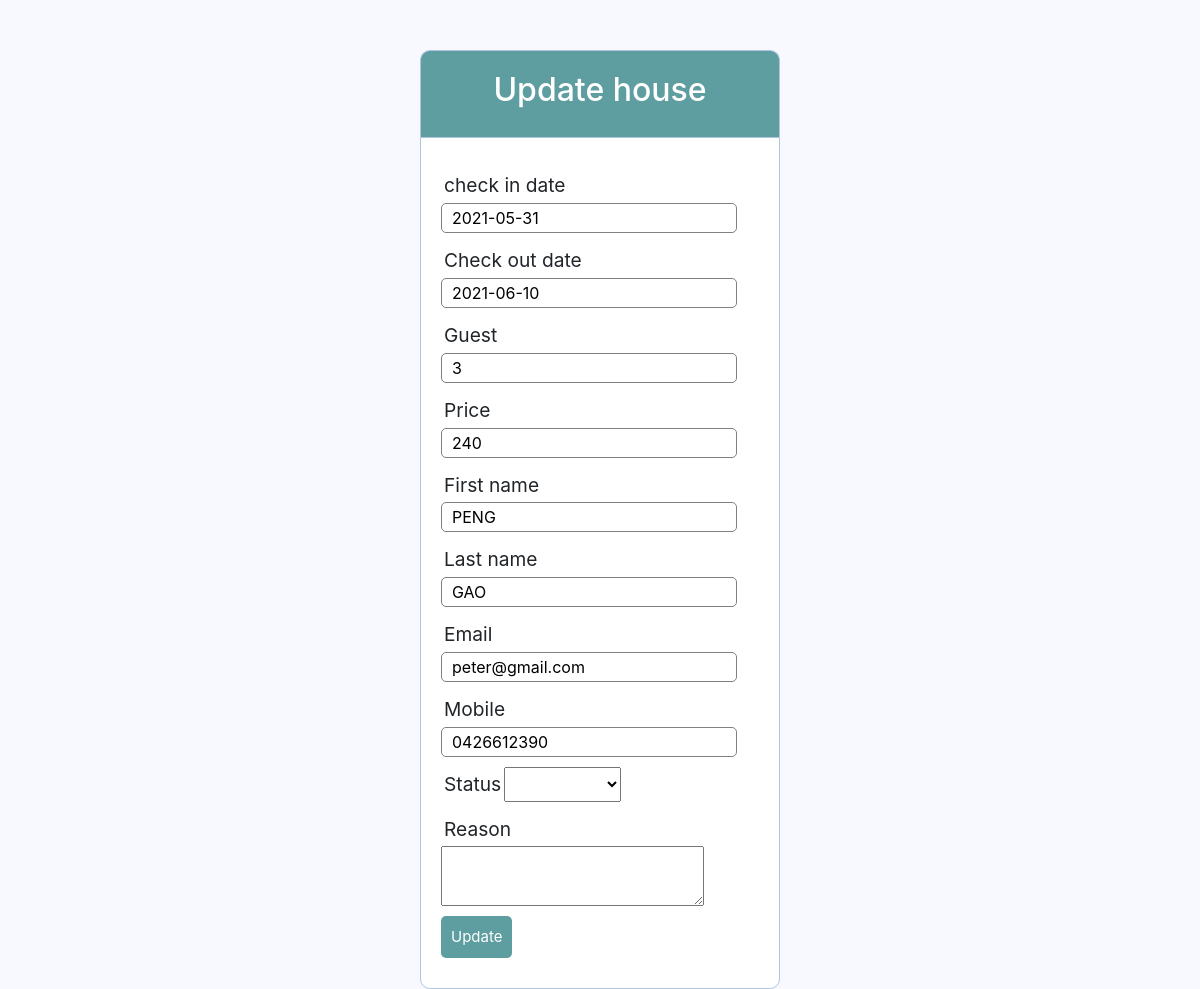
/admin/host_CRUD/update_order.php?id=1, run on the app's committed database.
### tables this page shows
CREATE TABLE `booking` (
    `id` int(11) NOT NULL AUTO_INCREMENT PRIMARY KEY,
     
     
    `con_checkin` varchar(100) NOT NULL,
    `con_checkout` varchar(100) NOT NULL,
    `con_guest` varchar(100) NOT NULL,
    `con_price` varchar(100) NOT NULL,
    `b_first_name` varchar(100) NOT NULL,
    `b_last_name` varchar(100) NOT NULL,
    `b_email` varchar(100) NOT NULL,
    `b_mobile` varchar(100) NOT NULL,
    `b_status` varchar(100) NOT NULL,
    `b_reason` varchar(100) NOT NULL
);

### admin/host_CRUD/update_order.php (the view, shortened to what this page needs)
<?php
include "../../db_conn.php";
if (isset($_GET['id'])) {
    function validate($data)
    {
        $data = trim($data);
        $data = stripslashes($data);
        $data = htmlspecialchars($data);
        return $data;
    }
    $id = validate($_GET['id']);
    $sql = "SELECT * FROM booking WHERE id=$id";
    $result = mysqli_query($db, $sql);
    if (mysqli_num_rows($result) > 0) {
        $row = mysqli_fetch_assoc($result);
    } else {
        header("Location: ../host_dashboard.php");
    }
}
?>
<!DOCTYPE html>
<html>
<head>
    <link rel="stylesheet" href="https://maxcdn.bootstrapcdn.com/bootstrap/4.0.0/css/bootstrap.min.css">
    <link rel="stylesheet" type="text/css" href="../../css/style.css">
</head>
<body>
    <div class="header">
        <h2>Update house</h2>
    </div>
    <form method="post" action="update_order_f.php">
        <div class="input-group">
            <label>check in date</label>
            <input type="text" readonly="readonly" name="con_checkin" value="<?= $row['con_checkin'] ?>">
        </div>
        <div class="input-group">
            <label>Check out date</label>
            <input type="text" readonly="readonly" name="con_checkout" value="<?= $row['con_checkout'] ?>">
        </div>
        <div class="input-group">
            <label>Guest</label>
            <input type="text" readonly="readonly" name="con_guest" value="<?= $row['con_guest'] ?>">
        </div>
        <div class="input-group">
            <label>Price</label>
            <input type="text" readonly="readonly" name="con_price" value="<?= $row['con_price'] ?>">
        </div>
        <div class="input-group">
            <label>First name</label>
            <input type="text" readonly="readonly" name="b_first_name" value="<?= $row['b_first_name'] ?>">
        </div>
        <div class="input-group">
            <label>Last name</label>
            <input type="text" readonly="readonly" name="b_last_name" value="<?= $row['b_last_name'] ?>">
        </div>
        <div class="input-group">
            <label>Email</label>
            <input type="text" readonly="readonly" name="b_email" value="<?= $row['b_email'] ?>">
        </div>
        <div class="input-group">
            <label>Mobile</label>
            <input type="text" readonly="readonly" name="b_mobile" value="<?= $row['b_mobile'] ?>">
        </div>
        <div class="input-group">
            <label>Status</label>
            <select class="country" id="status" name="b_status"><br>
                <option select value=""></option>
                <option value="In process">In process</option>
            </select><br>
        </div>
        <div class="input-group" id="reason">
            <label>Reason</label>
            <textarea type="text" name="b_reason" value="<?= $row['b_reason'] ?>"></textarea>
        </div>
        <div class="input-group">
            <button type="submit" class="btn btn-primary" name="edit_order">Update</button>
        </div>
    </form>
</body>
</html>

### css/style.css (style rules this page uses)
* { margin: 0px; padding: 0px; }
body { font-size: 120%; background: #F8F8FF; }
.header { width: 30%; margin: 50px auto 0px; color: white; background: #5F9EA0; text-align: center; border: 1px solid #B0C4DE; border-bottom: none; border-radius: 10px 10px 0px 0px; padding: 20px; }
form, .content { width: 30%; margin: 0px auto; padding: 20px; border: 1px solid #B0C4DE; background: white; border-radius: 0px 0px 10px 10px; }
.input-group { margin: 10px 0px 10px 0px; }
.input-group label { display: block; text-align: left; margin: 3px; }
.input-group input { height: 30px; width: 93%; padding: 5px 10px; font-size: 16px; border-radius: 5px; border: 1px solid gray; }
.btn { padding: 10px; font-size: 15px; color: white; background: #5F9EA0; border: none; border-radius: 5px; }

### data on the page
booking: con_checkin "2021-05-31", con_checkout "2021-06-10", con_guest "3", con_price "240", b_first_name "PENG", b_last_name "GAO", b_email "peter@gmail.com", b_mobile "0426612390"
